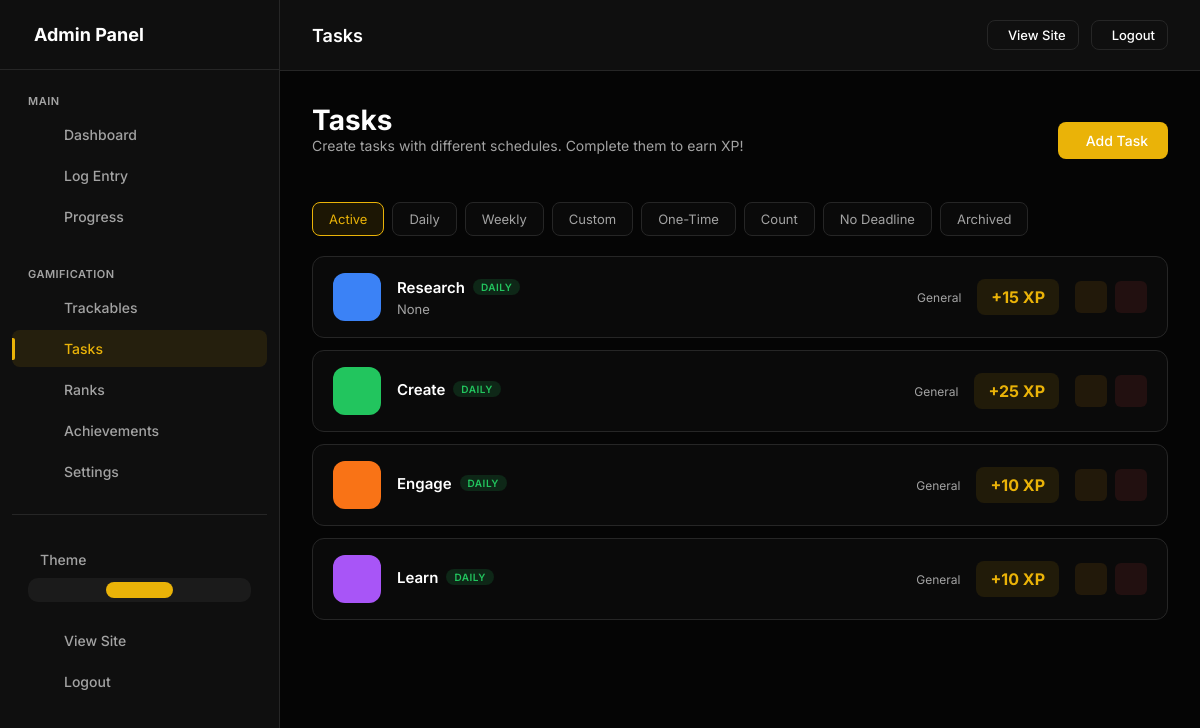
Page /admin/daily-tasks (signed in) on the earlier database version.
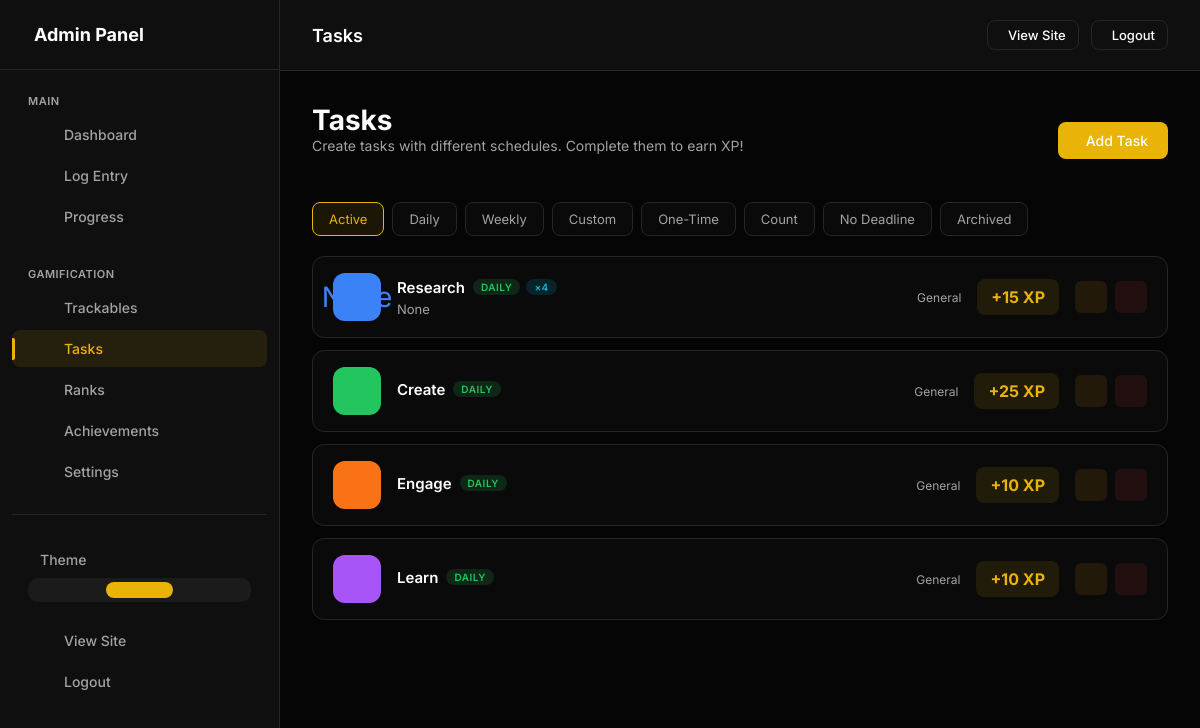
Same page on the later database version.
### models.py (models this page shows, shortened)
class UserSettings(db.Model):
    __tablename__ = 'user_settings'
    id = db.Column(db.Integer, primary_key=True)
    user_id = db.Column(db.Integer, db.ForeignKey('users.id'), nullable=False, unique=True, index=True)
    accent_color = db.Column(db.String(20), default='#e90e0e')
    points_name = db.Column(db.String(20), default='XP')  # "XP", "Points", "Coins", etc.
    points_icon = db.Column(db.String(50), default='ph-lightning')
    daily_xp_goal = db.Column(db.Integer, default=50)
    perfect_day_bonus = db.Column(db.Integer, default=50)
    perfect_week_bonus = db.Column(db.Integer, default=500)
    streak_bonus_per_day = db.Column(db.Integer, default=5)  # Extra XP per streak day
    show_xp_animations = db.Column(db.Boolean, default=True)
    dark_mode = db.Column(db.Boolean, default=True)
    compact_view = db.Column(db.Boolean, default=False)
    show_dashboard_header = db.Column(db.Boolean, default=True)
    enable_youtube_sync = db.Column(db.Boolean, default=False)
    created_at = db.Column(db.DateTime, default=datetime.utcnow)
    updated_at = db.Column(db.DateTime, default=datetime.utcnow, onupdate=datetime.utcnow)

class UserDailyTask(db.Model):
    __tablename__ = 'user_daily_tasks'
    id = db.Column(db.Integer, primary_key=True)
    user_id = db.Column(db.Integer, db.ForeignKey('users.id'), nullable=False, index=True)
    name = db.Column(db.String(100), nullable=False)
    slug = db.Column(db.String(100), nullable=False)
    description = db.Column(db.String(500))
    task_type = db.Column(db.String(20), default='normal')  # 'normal', 'count'
    target_count = db.Column(db.Integer, default=1)  # For count tasks: how many times to complete
    repeat_type = db.Column(db.String(20), default='daily')
    repeat_interval = db.Column(db.Integer, default=1)  # For 'custom': every X units
    repeat_unit = db.Column(db.String(10), default='day')  # 'day', 'week', 'month'
    repeat_days = db.Column(db.String(50))  # For 'weekly': JSON array like "[1,3,5]" for Mon/Wed/Fri
    repeat_day_of_month = db.Column(db.Integer)  # For 'monthly': which day (1-31)
    due_date = db.Column(db.Date)  # For 'once' tasks: when it's due
    completed_date = db.Column(db.Date)  # For 'once' tasks: when completed
    ebbinghaus_level = db.Column(db.Integer, default=0)  # Current level in spaced repetition
    next_due_date = db.Column(db.Date)  # When the task is next due
    xp_value = db.Column(db.Integer, default=10)
    xp_per_count = db.Column(db.Integer, default=0)  # For count tasks: XP per completion (0 = only on full completion)
    streak_bonus = db.Column(db.Boolean, default=True)  # Eligible for streak bonuses
    icon = db.Column(db.String(50), default='ph-check-circle')
    color = db.Column(db.String(20), default='#10b981')
    emoji = db.Column(db.String(10))
    display_order = db.Column(db.Integer, default=0)
    is_active = db.Column(db.Boolean, default=True)
    is_pinned = db.Column(db.Boolean, default=False)
    category = db.Column(db.String(50), default='general')  # 'health', 'work', 'learning', 'habits', 'general'
    created_at = db.Column(db.DateTime, default=datetime.utcnow)
    updated_at = db.Column(db.DateTime, default=datetime.utcnow, onupdate=datetime.utcnow)
    completions = db.relationship('TaskCompletion', backref='task', lazy=True, cascade='all, delete-orphan')

### app.py (the view)
    @app.route('/admin/daily-tasks')
    @admin_required
    def admin_daily_tasks():
        tasks = UserDailyTask.query.filter_by(
            user_id=current_user.id
        ).order_by(UserDailyTask.display_order).all()
        return render_template('admin/daily_tasks.html', tasks=tasks)

### templates/admin/daily_tasks.html (shortened to what this page needs)
{% extends "admin/base.html" %}
{% block page_title %}Tasks{% endblock %}
{% block content %}
<div class="page-header">
    <div>
        <h1 class="page-title">Tasks</h1>
        <p class="page-intro">Create tasks with different schedules. Complete them to earn {{ points_name }}!</p>
    </div>
    <div class="page-actions">
        <a href="{{ url_for('admin_daily_task_add') }}" class="btn btn-primary">
             Add Task
        </a>
    </div>
</div>
<div class="filter-tabs">
    <button class="filter-tab active" data-filter="all">Active</button>
    <button class="filter-tab" data-filter="daily">Daily</button>
    <button class="filter-tab" data-filter="weekly">Weekly</button>
    <button class="filter-tab" data-filter="custom">Custom</button>
    <button class="filter-tab" data-filter="once">One-Time</button>
    <button class="filter-tab" data-filter="count">Count</button>
    <button class="filter-tab" data-filter="none">No Deadline</button>
    <button class="filter-tab" data-filter="archived">Archived</button>
</div>
{% if tasks %}
<div class="tasks-list">
    {% for task in tasks %}
    {% set is_archived = task.completed_date and task.repeat_type in ('once', 'none') %}
    <div class="task-row {% if not task.is_active %}inactive{% endif %} {% if task.is_pinned %}pinned{% endif %} {% if is_archived %}archived{% endif %}"
        data-repeat="{{ task.repeat_type }}" data-type="{{ task.task_type }}"
        data-archived="{{ 'true' if is_archived else 'false' }}" {% if is_archived %}style="opacity: 0.6;" {% endif %}>
        <div class="task-icon-box" style="background: {{ task.color }}; color: {{ task.color }}">
            {% if task.emoji %}
            <span style="font-size: 28px;">{{ task.emoji }}</span>
            {% else %}
            <i class="ph {{ task.icon }}"></i>
            {% endif %}
        </div>
        <div class="task-info">
            <div class="task-name">
                {{ task.name }}
                <div class="task-badges">
                    <span class="task-badge repeat-{{ task.repeat_type }}">
                        {% if task.repeat_type == 'none' %}No Deadline
                        {% elif task.repeat_type == 'daily' %}Daily
                        {% elif task.repeat_type == 'weekdays' %}Weekdays
                        {% elif task.repeat_type == 'weekends' %}Weekends
                        {% elif task.repeat_type == 'weekly' %}Weekly
                        {% elif task.repeat_type == 'monthly' %}Monthly
                        {% elif task.repeat_type == 'yearly' %}Yearly
                        {% elif task.repeat_type == 'custom' %}Every {{ task.repeat_interval }} {{ task.repeat_unit or
                        'day' }}{% if task.repeat_interval > 1 %}s{% endif %}
                        {% elif task.repeat_type == 'once' %}One-Time
                        {% elif task.repeat_type == 'ebbinghaus' %}Spaced
                        {% elif task.repeat_type == 'unlimited' %}Unlimited
                        {% else %}{{ task.repeat_type|capitalize }}
                        {% endif %}
                    </span>
                    {% if task.task_type == 'count' %}
                    <span class="task-badge type-count">×{{ task.target_count }}</span>
                    {% endif %}
                </div>
            </div>
            {% if task.description %}
            <div class="task-description">{{ task.description }}</div>
            {% endif %}
        </div>
        <div class="task-meta">
            <span class="task-category">
                 {{ task.category|capitalize }}
            </span>
            <div class="task-xp">
                +{{ task.xp_value }} {{ points_name }}
            </div>
        </div>
        <div class="task-actions">
            <a href="{{ url_for('admin_daily_task_edit', id=task.id) }}" class="action-btn edit" title="Edit">
            </a>
            <form action="{{ url_for('admin_daily_task_delete', id=task.id) }}" method="post"
                onsubmit="return confirmDelete(this, 'Task')" style="display: inline;">
                <button type="submit" class="action-btn delete" title="Delete">
                </button>
            </form>
        </div>
    </div>
    {% endfor %}
</div>
{% endif %}
{% endblock %}

### templates/admin/base.html (shortened to what this page needs)
<!DOCTYPE html>
<html lang="en">
<head>
</head>
<body>
    {% if current_user.is_authenticated %}
    <div class="admin-layout">
        <aside class="admin-sidebar" id="adminSidebar">
            <div class="sidebar-header">
                <h2> Admin Panel</h2>
            </div>
            <nav class="sidebar-nav">
                <div class="nav-group">
                    <div class="nav-group-label">Main</div>
                    <a href="{{ url_for('admin_dashboard') }}" class="nav-item" data-route="dashboard"><span>Dashboard</span></a>
                    <a href="{{ url_for('admin_log_entry') }}" class="nav-item" data-route="log"><span>Log Entry</span></a>
                    <a href="{{ url_for('admin_progress') }}" class="nav-item" data-route="progress"><span>Progress</span></a>
                </div>
                <div class="nav-group">
                    <div class="nav-group-label">Gamification</div>
                    <a href="{{ url_for('admin_trackables') }}" class="nav-item" data-route="trackable"><span>Trackables</span></a>
                    <a href="{{ url_for('admin_daily_tasks') }}" class="nav-item" data-route="daily-task"><span>Tasks</span></a>
                    <a href="{{ url_for('admin_ranks') }}" class="nav-item" data-route="ranks"><span>Ranks</span></a>
                    <a href="{{ url_for('admin_achievements') }}" class="nav-item" data-route="achievement"><span>Achievements</span></a>
                    <a href="{{ url_for('admin_settings') }}" class="nav-item" data-route="settings"><span>Settings</span></a>
                </div>
                <div class="nav-group" style="margin-top: auto; padding-top: 24px; border-top: 1px solid var(--border);">
                    <div class="theme-toggle-wrapper">
                        <div class="theme-toggle-label">
                            <span>Theme</span>
                        </div>
                        <div class="theme-toggle-options">
                            <button class="theme-option" data-theme="light" title="Light">
                            </button>
                            <button class="theme-option" data-theme="dark" title="Dark">
                            </button>
                            <button class="theme-option" data-theme="system" title="System">
                            </button>
                        </div>
                    </div>
                    <a href="{{ url_for('index') }}" class="nav-item"><span>View Site</span></a>
                    <a href="{{ url_for('admin_logout') }}" class="nav-item"><span>Logout</span></a>
                </div>
            </nav>
        </aside>
        <div class="admin-main">
            <header class="admin-header">
                <div>
                    <h1 style="font-size: 18px; font-weight: 600;">{% block page_title %}Admin Panel{% endblock %}</h1>
                </div>
                <div style="display: flex; gap: 12px; align-items: center;">
                    <a href="{{ url_for('index') }}" class="btn btn-outline btn-sm">View Site</a>
                    <a href="{{ url_for('admin_logout') }}" class="btn btn-outline btn-sm">Logout</a>
                </div>
            </header>
            <main class="admin-content">
                {% block content %}{% endblock %}
            </main>
        </div>
    </div>
    {% endif %}
</body>
</html>

### templates/admin/base.html (style rules this page uses)
:root, [data-theme="dark"] { --bg-body: #050505; --bg-card: #0f0f0f; --bg-card-hover: #141414; --border: #262626; --accent: #e90e0e; --accent-rgb: 233, 14, 14; --accent-hover: #c70202; --text-main: #ffffff; --text-muted: #a3a3a3; --font-sans: 'Inter', sans-serif; --font-mono: 'JetBrains Mono', monospace; --success: #10b981; --warning: #f59e0b; --danger: #ef4444; }
[data-theme="light"] { --bg-body: #f5f5f5; --bg-card: #ffffff; --bg-card-hover: #fafafa; --border: #e5e5e5; --accent: #dc2626; --accent-hover: #b91c1c; --text-main: #171717; --text-muted: #737373; }
@media (prefers-color-scheme: light) { [data-theme="system"] { --bg-body: #f5f5f5; --bg-card: #ffffff; --bg-card-hover: #fafafa; --border: #e5e5e5; --accent: #dc2626; --accent-hover: #b91c1c; --text-main: #171717; --text-muted: #737373; } }
* { margin: 0; padding: 0; box-sizing: border-box; }
body { background-color: var(--bg-body); color: var(--text-main); font-family: var(--font-sans); overflow-x: hidden; -webkit-font-smoothing: antialiased; min-height: 100vh; }
a { text-decoration: none; color: inherit; transition: 0.3s; }
button { border: none; background: none; cursor: pointer; font-family: inherit; }
.admin-layout { display: flex; min-height: 100vh; }
.admin-sidebar { width: 280px; background: var(--bg-card); border-right: 1px solid var(--border); position: fixed; left: 0; top: 0; height: 100vh; overflow-y: auto; transition: transform 0.3s ease; z-index: 100; }
.sidebar-header { padding: 24px; border-bottom: 1px solid var(--border); display: flex; align-items: center; gap: 12px; }
.sidebar-header h2 { font-size: 18px; font-weight: 700; display: flex; align-items: center; gap: 10px; }
.sidebar-nav { padding: 16px 12px; }
.nav-group { margin-bottom: 24px; }
.nav-group-label { font-size: 11px; text-transform: uppercase; letter-spacing: 0.5px; color: var(--text-muted); padding: 8px 16px; font-weight: 600; }
.nav-item { display: flex; align-items: center; gap: 12px; padding: 10px 16px; border-radius: 8px; color: var(--text-muted); transition: all 0.2s; margin-bottom: 4px; font-size: 14px; font-weight: 500; position: relative; }
.nav-item.active { background: rgba(var(--accent-rgb), 0.1); color: var(--accent); }
.nav-item.active::before { content: ''; position: absolute; left: 0; top: 50%; transform: translateY(-50%); width: 3px; height: 60%; background: var(--accent); border-radius: 0 2px 2px 0; }
.theme-toggle-wrapper { padding: 12px 16px; margin-bottom: 8px; }
.theme-toggle-label { display: flex; align-items: center; gap: 12px; font-size: 14px; font-weight: 500; color: var(--text-muted); margin-bottom: 10px; }
.theme-toggle-options { display: flex; gap: 6px; background: rgba(255,255,255,0.05); padding: 4px; border-radius: 10px; }
.theme-option { flex: 1; padding: 8px; border: none; background: transparent; color: var(--text-muted); border-radius: 8px; cursor: pointer; transition: all 0.2s; display: flex; align-items: center; justify-content: center; font-size: 18px; }
.theme-option.active { background: var(--accent); color: #fff; }
.admin-main { flex: 1; margin-left: 280px; min-height: 100vh; position: relative; z-index: 1; overflow-x: hidden; max-width: calc(100vw - 280px); }
.admin-header { background: var(--bg-card); border-bottom: 1px solid var(--border); padding: 20px 32px; position: sticky; top: 0; z-index: 90; display: flex; justify-content: space-between; align-items: center; }
.admin-content { padding: 32px; overflow-x: hidden; max-width: 100%; box-sizing: border-box; }
.page-header { display: flex; justify-content: space-between; align-items: center; margin-bottom: 24px; flex-wrap: wrap; gap: 16px; }
.page-title { font-size: 28px; font-weight: 700; }
.page-actions { display: flex; gap: 12px; align-items: center; }
.action-btn { width: 32px; height: 32px; border-radius: 6px; display: flex; align-items: center; justify-content: center; transition: all 0.2s; cursor: pointer; border: 1px solid transparent; }
.action-btn.edit { background: rgba(245,158,11,0.1); color: #f59e0b; }
.action-btn.delete { background: rgba(239,68,68,0.1); color: #ef4444; }
.btn { padding: 10px 20px; border-radius: 8px; font-size: 14px; font-weight: 500; transition: all 0.3s ease; display: inline-flex; align-items: center; gap: 8px; cursor: pointer; border: none; }
.btn-primary { background: var(--accent); color: #fff; }
.btn-outline { border: 1px solid var(--border); color: var(--text-main); background: transparent; }
.btn-sm { padding: 6px 12px; font-size: 13px; }

Differences in the rows shown:
changed UserDailyTask "None": emoji (not shown) → "None"; task_type "normal" → "count" (drawn); target_count (not shown) → "4"
